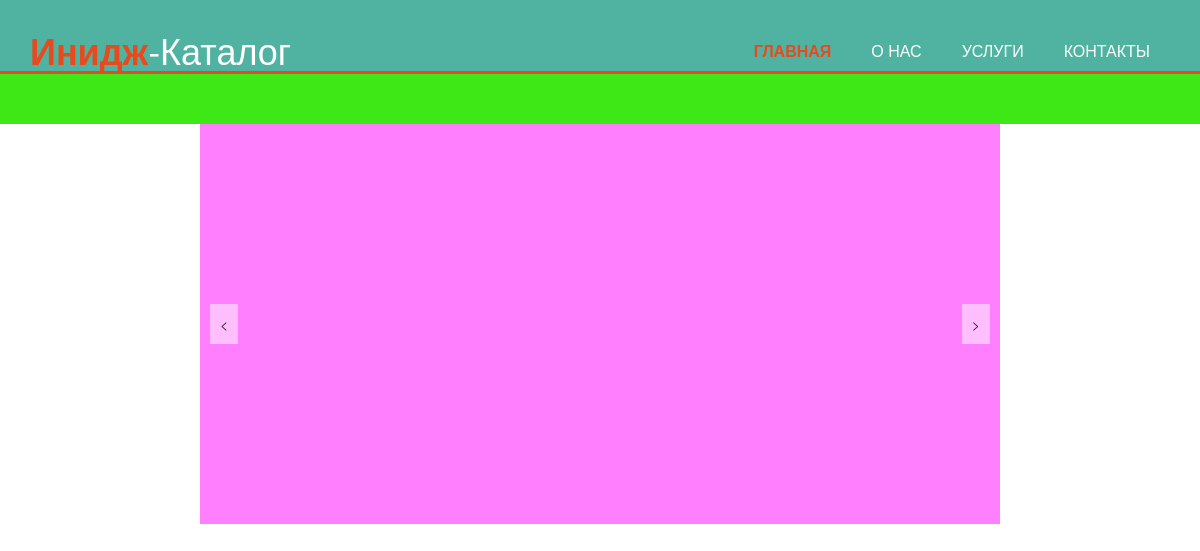
Before: /display_images/Антонов/ with the older database file.
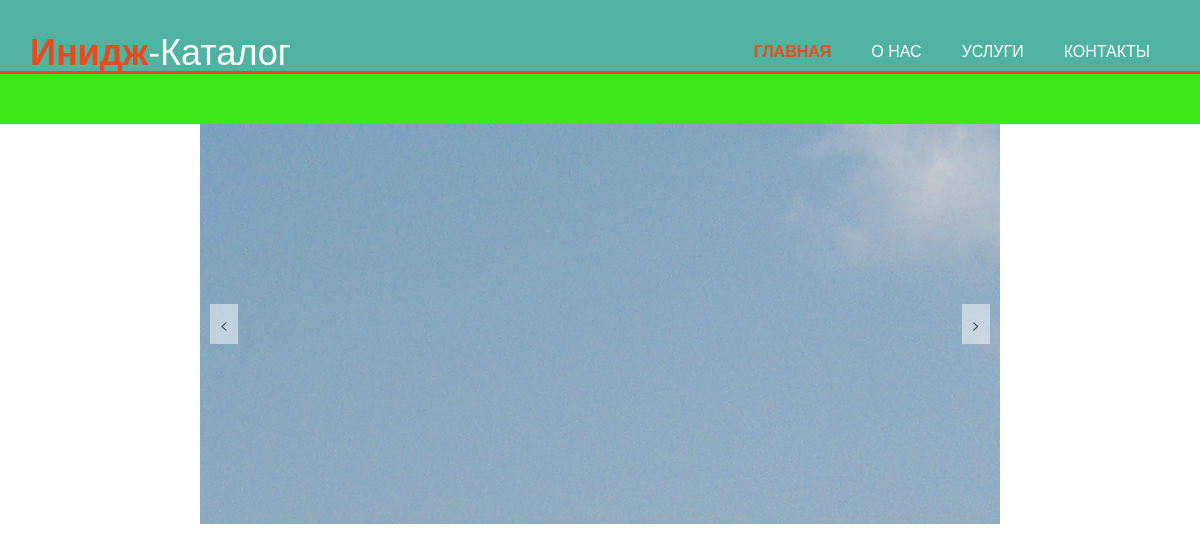
After: the same page with the newer database file.
### galery/models.py (models this page shows, shortened)
class CaseFile(models.Model):
    case = models.ForeignKey(Case, on_delete=models.CASCADE) # When a Case is deleted, upload models are also deleted
    file = models.ImageField(upload_to=case_upload_location, null = True, blank = True)

### galery/views.py (the view)
# urls.py: path('display_images/', views.display_images, name='display_images'),
def display_images(request, list):
    cases_img = Case.objects.get(name=list)
    case_id = cases_img.id
    images = CaseFile.objects.filter(case_id=case_id)
    return render(request, 'galery/base.html', {'cases_img': cases_img, 'images': images})

### galery/templates/galery/base.html (shortened to what this page needs)
<!DOCTYPE html>
{% load static %}
<html lang="ru">
<head>
    <link rel="stylesheet" href="{% static 'css/style.css' %}">
    <link rel="stylesheet" href="{% static 'css/bootstrap.css' %}">
    <link rel="stylesheet" href="{% static 'js/script.js' %}">
</head>
<body>
<header>
    <div class="container">
        <div id="branding">
            <h1><span class="highlight">Инидж</span>-Каталог</h1>
        </div>
        <nav>
            <ul>
                <li class="current"><a href="">Главная</a></li>
                <li><a href="">О нас</a></li>
                <li><a href="">Услуги</a></li>
                <li><a href="">Контакты</a></li>
            </ul>
        </nav>
    </div>
</header>
<div class="blue-bar">
    <div class="container">
        <ul class="blue-bar">
        </ul>
    </div>
     </div>
    <div class="slider">
        <div class="slides">
            {% for img in images %}
            <div class="slide"><img src="{{ img.file.url }}" alt="Image 1"></div>
            {% endfor %}
        </div>
    <button id="btn-prev" class="slider-btn">&lt;</button>
        <button id="btn-next" class="slider-btn">&gt;</button>
</div>
</body>
</html>

### galery/static/css/style.css (style rules this page uses)
body { font-family: Arial, sans-serif; margin: 0; padding: 0; background-color: #f80909; }
.container { width: 80%; margin: auto; overflow: hidden; }
header { background: #50b3a2; color: white; padding-top: 30px; min-height: 70px; border-bottom: #e8491d 3px solid; }
header a { color: #ffffff; text-decoration: none; text-transform: uppercase; font-size: 16px; }
header ul { padding: 0; list-style: none; }
header ul li { float: left; display: inline; padding: 0 20px 0 20px; }
header #branding { float: left; }
header #branding h1 { margin: 0; }
header nav { float: right; margin-top: 10px; }
header .highlight, header .current a { color: #e8491d; font-weight: bold; }
.blue-bar { background-color: #3ee817; height: 50px; width: 100%; text-align: center; font-size: 40px; }
.slider { width: 800px; height: 400px; overflow: hidden; margin: auto; position: relative; background-color: rgba(255, 0, 255, 0.5); }
.slides { display: flex; width: 400%; }
.slide { width: 100%; transition: all 0.5s ease; }
.slider-btn { position: absolute; top: 50%; transform: translateY(-50%); background-color: rgba(255, 255, 255, 0.5); border: none; cursor: pointer; padding: 10px; z-index: 2; }
#btn-prev { left: 10px; }
#btn-next { right: 10px; }

Changed rows visible on the page:
added CaseFile: file (picture)
